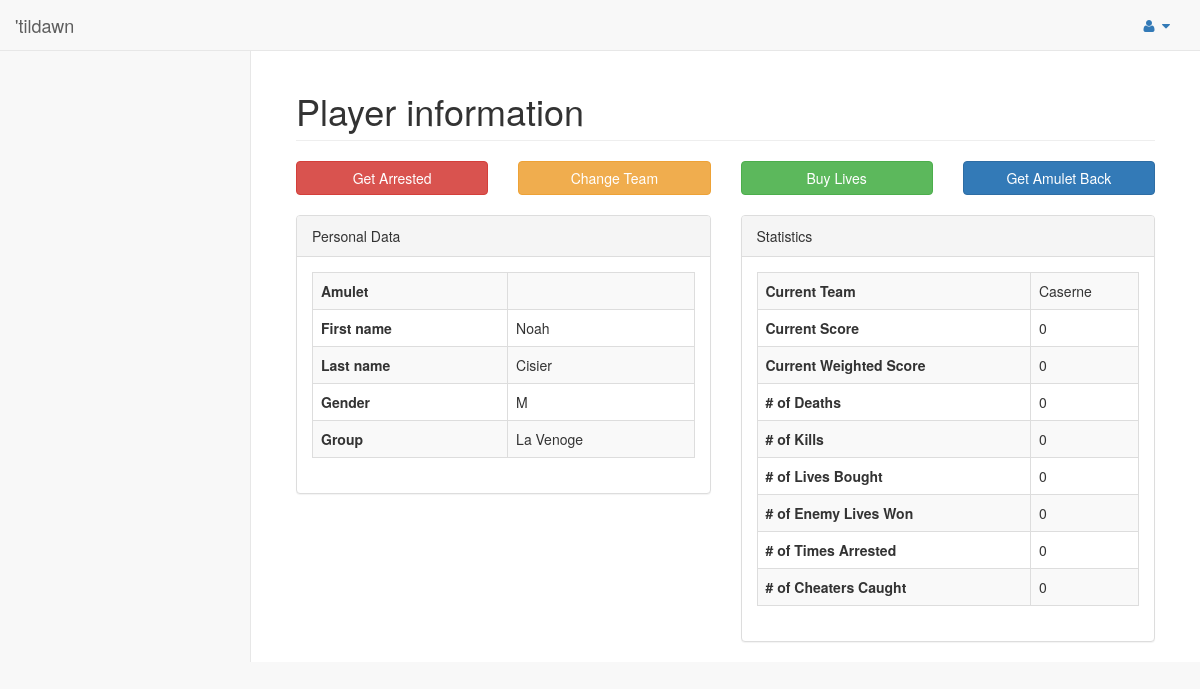
The page /pages/infoPlayer.php?id=12 on the database its author committed.
### tables this page shows
CREATE TABLE players (
    id INT NOT NULL AUTO_INCREMENT,
    amulet VARCHAR(5) UNIQUE,
	firstname VARCHAR(32) NOT NULL,
	lastname VARCHAR(32) NOT NULL,
	gender ENUM('M', 'F'),
	`group` VARCHAR(32),
	teamId INT NOT NULL,
    score INT DEFAULT 0, 	
	nbDeaths INT DEFAULT 0,
	nbKills INT DEFAULT 0,
	nbEnemyLivesGiven INT DEFAULT 0,
	nbOwnLivesTaken INT DEFAULT 0, 
	nbAmuletsTaken INT DEFAULT 0,
	nbCheatersCaught INT DEFAULT 0, 
	nbTimesArrested INT DEFAULT 0,
	nbTimesTransformed INT DEFAULT 0,
	nbPlayersTransformed INT DEFAULT 0,
	nbObjectsFound INT DEFAULT 0,
	
	PRIMARY KEY(id),
	FOREIGN KEY(teamId) REFERENCES Teams(id)
);

CREATE TABLE teams (
    id INT NOT NULL AUTO_INCREMENT,
	name VARCHAR(16) NOT NULL UNIQUE,
	color VARCHAR(8) NOT NULL UNIQUE,
	score INT DEFAULT 0,
	nbLivesTakenByPlayers INT DEFAULT 0,
	nbPlayersArrested INT DEFAULT 0,
	nbPlayersLost INT DEFAULT 0,
	nbPlayersWon INT DEFAULT 0,
	nbEnemyLivesBroughtByPlayers INT DEFAULT 0,
	nbPlayersDeaths INT DEFAULT 0,
	nbKillsByPlayers INT DEFAULT 0,
	nbMainObjectsFoundByPlayers INT DEFAULT 0,
	
	PRIMARY KEY(id)
);

### model/players.php (called while the page is built, shortened)
<?php
include_once('../model/db.php');
function getPlayerById($playerId){
    $res = mysqli_query($GLOBALS['link'], "select players.id as id, amulet, firstname, lastname, teams.name as team, players.teamId as teamId, players.score as score, teams.score as teamScore, gender, `group`, nbDeaths, nbKills, nbOwnLivesTaken, nbEnemyLivesGiven, nbTimesArrested, nbCheatersCaught from players INNER JOIN teams ON players.teamId = teams.id WHERE players.id = '". $playerId . "';");
    return fetch_result($res);
}
function getSpecialByPlayer($playerId){
	$res = mysqli_query($GLOBALS['link'], 'select SUM(scoreImpact) as total from specialplayerlog where playerId='.$playerId.';');
	return fetch_result($res);
}
?>

### controller/common.php (called while the page is built, shortened)
<?php
require("../model/players.php");
require("../model/teams.php");
function getPlayer($playerId){
	return getPlayerById($playerId);
}
function calculateWeightedScore($playerScore, $teamScore){
	$weightedScore = round((0.6 * $playerScore) + (0.4 * $teamScore));
	return $weightedScore;
}
function getTeams(){
	return getAllTeams();
}
function getPlayerScoreWithSpecial($player){
	return $player['score'] + getSpecialByPlayer($player['id'])[0]['total'];
}
function getTeamScoreWithSpecial($team){
	return $team['score'] + getSpecialByTeam($team['id'])[0]['total'];
}
?>

### model/db.php (called while the page is built, shortened)
<?php
function fetch_result($res) {
	$result = array();
	if($res != False){
	    while($row = mysqli_fetch_assoc($res)) {
            $result[] = $row;
        }
	}else{
	}
    return $result;
}
?>

### model/teams.php (called while the page is built, shortened)
<?php
include_once('../model/db.php');
function getAllTeams(){
    $res = mysqli_query($GLOBALS['link'], 'select `id`, `name`, `score` from teams;');
    return fetch_result($res);
}
function getSpecialByTeam($teamId){
	$res = mysqli_query($GLOBALS['link'], 'select SUM(scoreImpact) as total from specialteamlog where teamId='.$teamId.';');
	return fetch_result($res);
	}
?>

### pages/infoPlayer.php (the view, shortened to what this page needs)
<!DOCTYPE html>
<?php
$playerInfo = getPlayer($_GET['id']);
$player = $playerInfo[0];
$teams = getTeams();
?>
<html lang="en">
<head>
    <link href="../vendor/bootstrap/css/bootstrap.min.css" rel="stylesheet">
    <link href="../vendor/metisMenu/metisMenu.min.css" rel="stylesheet">
    <link href="../dist/css/sb-admin-2.css" rel="stylesheet">
    <link href="../vendor/font-awesome/css/font-awesome.min.css" rel="stylesheet" type="text/css">
    <link href="../vendor/datatables-plugins/dataTables.bootstrap.css" rel="stylesheet">
    <link href="../vendor/datatables-responsive/dataTables.responsive.css" rel="stylesheet">
</head>
<body>
    <div id="wrapper">
        <?php include("nav.php");?>
        <div id="page-wrapper">
            <div class="container-fluid">
                <div class="row">
                    <div class="col-lg-12">
                        <h1 class="page-header">Player information</h1>
                    </div>
                </div>
	        <div class="row">
					<div class="col-lg-3">
						<button type="button" class="btn btn-danger btn-block" data-toggle="modal" data-target="#arrest"> Get Arrested </button>
					</div>
					<div class="col-lg-3">
						<button type="button" class="btn btn-warning btn-block" data-toggle="modal" data-target="#team"> Change Team </button>
					</div>
					<div class="col-lg-3">
						<button type="button" class="btn btn-success btn-block" data-toggle="modal" data-target="#lives"> Buy Lives</button>
					</div>
					<div class="col-lg-3">
						<button type="button" class="btn btn-primary btn-block" data-toggle="modal" data-target="#amulet"> Get Amulet Back</button>
					</div>
			</div>
			<br>
            <div class="row">
                <div class="col-lg-6">
					<div class="panel panel-default">
						<div class="panel-heading">
							Personal Data
						</div>
						<div class="panel-body">
						    <table width="100%" class="table table-striped table-bordered table-hover">
                                <tbody>
								    <tr>
									    <th> Amulet </th>
										<td> <?php echo $player['amulet']; ?> </td>
									</tr>
									<tr>
									    <th> First name </th>
										<td> <?php echo $player['firstname']; ?> </td>
									</tr>
									<tr>
									    <th> Last name </th>
										<td> <?php echo $player['lastname']; ?> </td>
									</tr>
									<tr>
									    <th> Gender </th>
										<td> <?php echo $player['gender']; ?> </td>
									</tr>
									<tr>
									    <th> Group </th>
										<td> <?php echo $player['group']; ?> </td>
									</tr>
                                </tbody>
                            </table>
						</div>
					</div>
                </div>
				<div class="col-lg-6">
				    <div class="panel panel-default">
						<div class="panel-heading">
							Statistics
						</div>
						<div class="panel-body">
						    <table width="100%" class="table table-striped table-bordered table-hover">
                                <tbody>
								    <tr>
									    <th> Current Team </th>
										<td> <?php echo $player['team']; ?> </td>
									</tr>
									<tr>
									    <th> Current Score </th>
										<td> <?php $specialPlayerScore =  getPlayerScoreWithSpecial($player); echo $specialPlayerScore;?> </td>
									</tr>
									<tr>
									    <th> Current Weighted Score </th>
										<td> <?php echo calculateWeightedScore($specialPlayerScore, getTeamScoreWithSpecial($teams[$player['teamId']-1])); ?> </td>
									</tr>
									<tr>
									    <th> # of Deaths </th>
										<td> <?php echo $player['nbDeaths']; ?> </td>
									</tr>
									<tr>
									    <th> # of Kills </th>
										<td> <?php echo $player['nbKills']; ?> </td>
									</tr>
									<tr>
									    <th> # of Lives Bought </th>
										<td> <?php echo $player['nbOwnLivesTaken']; ?> </td>
									</tr>
									<tr>
									    <th> # of Enemy Lives Won </th>
										<td> <?php echo $player['nbEnemyLivesGiven']; ?> </td>
									</tr>
									<tr>
									    <th> # of Times Arrested </th>
										<td> <?php echo $player['nbTimesArrested']; ?> </td>
									</tr>
									<tr>
									    <th> # of Cheaters Caught </th>
										<td> <?php echo $player['nbCheatersCaught']; ?> </td>
									</tr>
                                </tbody>
                            </table>
						</div>
					</div>
				</div>
			</div>
				</div>
            </div>
            </div>
</body>
</html>

### rows shown on the page
players: firstname "Noah", lastname "Cisier", gender "M", group "La Venoge", teamId.name "Caserne", score "0", nbDeaths "0", nbKills "0", nbOwnLivesTaken "0", nbEnemyLivesGiven "0", nbTimesArrested "0", nbCheatersCaught "0"
